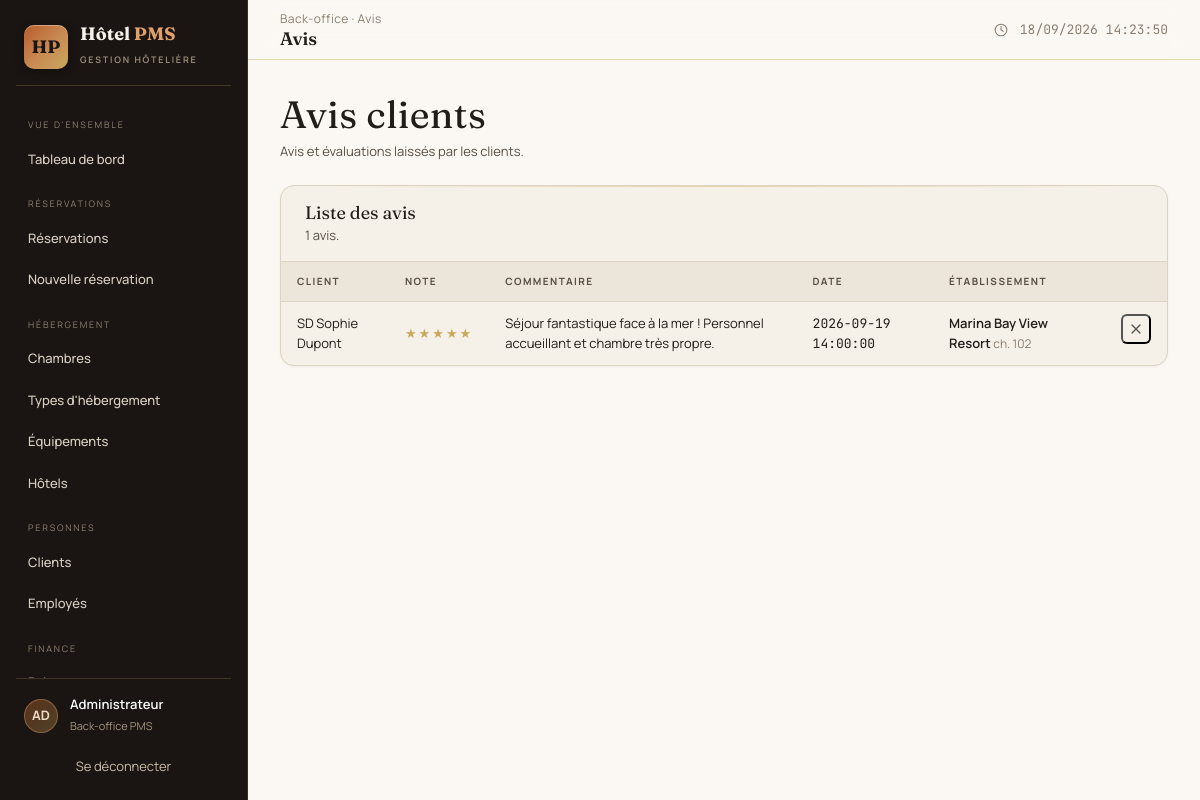
The page /avis.php (signed in) on the database its author committed.
### tables this page shows
CREATE TABLE avis (
    id_avis INT AUTO_INCREMENT PRIMARY KEY,
    id_client INT NOT NULL,
    id_reservation INT NOT NULL,
    note TINYINT NOT NULL,
    commentaire TEXT NULL,
    date_avis DATETIME DEFAULT CURRENT_TIMESTAMP,
    CONSTRAINT uq_avis_reservation UNIQUE (id_reservation),
    CONSTRAINT chk_avis_note CHECK (note BETWEEN 1 AND 5),
    CONSTRAINT fk_avis_client FOREIGN KEY (id_client) 
        REFERENCES client(id_client) 
        ON DELETE RESTRICT 
        ON UPDATE CASCADE,
    CONSTRAINT fk_avis_reservation FOREIGN KEY (id_reservation) 
        REFERENCES reservation(id_reservation) 
        ON DELETE CASCADE 
        ON UPDATE CASCADE
);

CREATE TABLE client (
    id_client INT AUTO_INCREMENT PRIMARY KEY,
    nom VARCHAR(50) NOT NULL,
    prenom VARCHAR(50) NOT NULL,
    email VARCHAR(100) NOT NULL,
    mot_de_passe VARCHAR(255) NOT NULL,
    telephone VARCHAR(20) NULL,
    adresse VARCHAR(200) NULL,
    ville VARCHAR(50) NULL,
    pays VARCHAR(50) NULL,
    cin_passeport VARCHAR(30) NULL,
    date_naissance DATE NULL,
    date_inscription DATETIME DEFAULT CURRENT_TIMESTAMP,
    statut_fidelite ENUM('Standard', 'Silver', 'Gold', 'Platinum') DEFAULT 'Standard',
    CONSTRAINT uq_client_email UNIQUE (email),
    CONSTRAINT uq_client_cin_passeport UNIQUE (cin_passeport)
);

CREATE TABLE hotel (
    id_hotel INT AUTO_INCREMENT PRIMARY KEY,
    nom_hotel VARCHAR(100) NOT NULL,
    adresse VARCHAR(200) NOT NULL,
    ville VARCHAR(50) NOT NULL,
    pays VARCHAR(50) NOT NULL,
    telephone VARCHAR(20) NULL,
    email VARCHAR(100) NULL,
    categorie_etoiles TINYINT NULL,
    date_ouverture DATE NULL,
    created_at DATETIME DEFAULT CURRENT_TIMESTAMP,
    CONSTRAINT chk_hotel_etoiles CHECK (categorie_etoiles IS NULL OR (categorie_etoiles BETWEEN 1 AND 5))
);

CREATE TABLE chambre (
    id_chambre INT AUTO_INCREMENT PRIMARY KEY,
    id_hotel INT NOT NULL,
    id_type INT NOT NULL,
    numero_chambre VARCHAR(10) NOT NULL,
    etage TINYINT NULL,
    prix_nuit DECIMAL(10,2) NOT NULL,
    vue ENUM('Mer', 'Jardin', 'Ville', 'Piscine', 'Aucune') DEFAULT 'Aucune',
    fumeur BOOLEAN DEFAULT FALSE,
    statut_chambre ENUM('Disponible', 'Occupée', 'Maintenance', 'Nettoyage') DEFAULT 'Disponible',
    CONSTRAINT uq_chambre_hotel_numero UNIQUE (id_hotel, numero_chambre),
    CONSTRAINT chk_chambre_prix CHECK (prix_nuit >= 0),
    CONSTRAINT fk_chambre_hotel FOREIGN KEY (id_hotel) 
        REFERENCES hotel(id_hotel) 
        ON DELETE RESTRICT 
        ON UPDATE CASCADE,
    CONSTRAINT fk_chambre_type FOREIGN KEY (id_type) 
        REFERENCES type_hebergement(id_type) 
        ON DELETE RESTRICT 
        ON UPDATE CASCADE
);

### avis.php (the view, shortened to what this page needs)
<?php
require_once __DIR__ . "/includes/header.php";
function initiale(string $s): string {
    if (preg_match("/./u", $s, $m)) {
        return strtoupper($m[0]);
    }
    return "";
}
$avis_list = $pdo->query(
    "SELECT a.*, c.prenom, c.nom, h.nom_hotel, ch.numero_chambre
     FROM avis a
     JOIN client c ON a.id_client = c.id_client
     JOIN reservation r ON a.id_reservation = r.id_reservation
     JOIN chambre ch ON r.id_chambre = ch.id_chambre
     JOIN hotel h ON ch.id_hotel = h.id_hotel
     ORDER BY a.date_avis DESC"
)->fetchAll();
?>
<div class="page-head">
    <div>
        <h1>Avis clients</h1>
        <p>Avis et évaluations laissés par les clients.</p>
    </div>
</div>
<div class="stack">
    <div class="card">
        <div class="card-head">
            <div>
                <h3>Liste des avis</h3>
                <p><?= count($avis_list) ?> avis.</p>
            </div>
        </div>
        <div class="card-body" style="padding:0">
            <div class="table-wrap">
                <table class="table">
                    <thead>
                        <tr>
                            <th>Client</th>
                            <th>Note</th>
                            <th>Commentaire</th>
                            <th>Date</th>
                            <th>Établissement</th>
                            <th></th>
                        </tr>
                    </thead>
                    <tbody>
                        <?php foreach ($avis_list as $a): ?>
                            <tr>
                                <td>
                                    <span class="avatar-chip av"><?= htmlspecialchars(initiale($a["prenom"]) . initiale($a["nom"])) ?></span>
                                    <?= htmlspecialchars($a["prenom"] . " " . $a["nom"]) ?>
                                </td>
                                <td>
                                    <span class="stars"><?= str_repeat("★", (int) $a["note"]) . str_repeat("☆", 5 - (int) $a["note"]) ?></span>
                                </td>
                                <td><?= htmlspecialchars($a["commentaire"] ?? "—") ?></td>
                                <td class="mono"><?= htmlspecialchars($a["date_avis"]) ?></td>
                                <td>
                                    <span class="cell-main"><?= htmlspecialchars($a["nom_hotel"]) ?></span>
                                    <span class="cell-sub">ch. <?= htmlspecialchars($a["numero_chambre"]) ?></span>
                                </td>
                                <td class="table-actions">
                                    <form method="POST" style="display:inline" data-confirm="Supprimer cet avis de <?= htmlspecialchars($a["prenom"] . " " . $a["nom"]) ?> ?">
                                        <button type="submit" class="row-action danger" title="Supprimer">✕</button>
                                    </form>
                                </td>
                            </tr>
                        <?php endforeach; ?>
                    </tbody>
                </table>
            </div>
        </div>
    </div>
</div>
<?php require __DIR__ . "/includes/footer.php"; ?>

### rows shown on the page
avis: id_client.nom "SD", id_client.nom "Sophie Dupont", note "★★★★★", commentaire "Séjour fantastique face à la mer ! Personnel accueillant et chambre très propre.", date_avis "2026-09-19 14:00:00", hotel.nom_hotel "Marina Bay View Resort", chambre.numero_chambre "102"

### other values the page prints
$label "VUE D'ENSEMBLE"
$title "Tableau de bord"
$label "RÉSERVATIONS"
$title "Réservations"
$title "Nouvelle réservation"
$label "HÉBERGEMENT"
$title "Chambres"
$title "Types d'hébergement"
$title "Équipements"
$title "Hôtels"
$label "PERSONNES"
$title "Clients"
$title "Employés"
$label "FINANCE"
$page_title "Avis"
